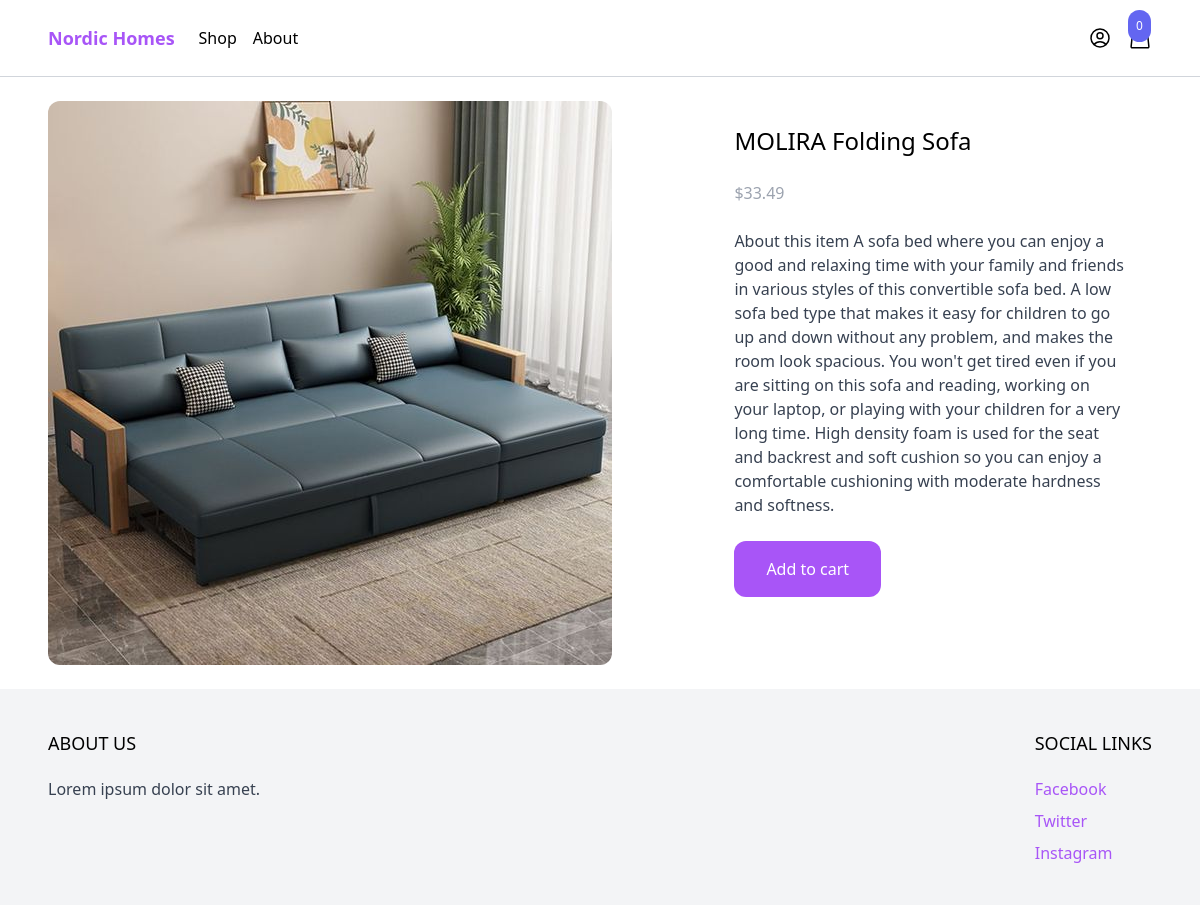
Screenshot of /shop/molira-folding-sofa/ with the database file from the repository.
### products/models.py (models this page shows, shortened)
class Product(models.Model):
    category = models.ForeignKey(Category, related_name='products', on_delete=models.CASCADE)
    name = models.CharField(max_length=255)
    slug = models.SlugField()
    description  = models.TextField(blank=True, null=True)
    price = models.IntegerField()
    created_at = models.DateTimeField(auto_now_add=True)
    image = models.ImageField(upload_to='uploads/', blank=True, null=True)
    thumbnail = models.ImageField(upload_to='uploads/', blank=True, null=True)
    class Meta:
        ordering = ('-created_at',)
    def get_display_price(self):
        return self.price / 100

### products/views.py (the view)
# urls.py: path('shop/<slug:slug>/', product, name='product'),
def product(request, slug):
    product = get_object_or_404(Product, slug=slug)
    return render(request, 'product/product.html', {'product': product})

### cart/cart.py (called while the page is built)
    def __len__(self):
        return sum(item['quantity'] for item in self.cart.values())

### cart/context_processors.py (called while the page is built)
def cart(request):
    return{'cart': Cart(request)}

### products/templates/product/product.html (shortened to what this page needs)
{% extends 'core/base.html' %}
{% block content %}
<div class="max-w-6xl mx-auto flex flex-wrap py-6 px-6 xl:px-0">
   <div class="images w-full mb-6 lg:mb-0 lg:w-3/5">
    <img class="rounded-xl" src="{% if product.image %}{{ product.image.url }}{% else %}http://via.placeholder.com/240x240x.jpg{% endif  %}" alt="">
   </div>
   <div class="information w-full lg:w-2/5 lg:p-6">
    <h1 class="text-2xl">{{ product.name }}</h1>
    <p class="mt-6 text-gray-400">${{ product.get_display_price }}</p>
    {% if product.description %}
    <p class="mt-6 text-gray-700">{{ product.description }}</p>
    {% endif %}
    <a href="#" class="mt-6 inline-block px-8 py-4 rounded-xl bg-purple-500 text-white hover:bg-purple-700"
    hx-get="{% url 'add_to_cart' product.id %}"
    hx-target="#menu-cart-button"
    hx-swap="outerHTMl">
        Add to cart
    </a>
   </div>
</div>
{% endblock content %}

### rows the page displays
Product: image (picture), name "MOLIRA Folding Sofa", get_display_price "33.49", description "About this item A sofa bed where you can enjoy a good and relaxing time with your family and friends in various styles of this convertible sofa bed. A low sofa bed type that makes it easy for children to go up and down without any problem, and makes the room look spacious. You won't get tired even if you are sitting on this sofa and reading, working on your laptop, or playing with your children for a very long time. High density foam is used for the seat and backrest and soft cushion so you can enjoy a comfortable cushioning with moderate hardness and softness."

### other values shown
{{ cart|length }} "0"
